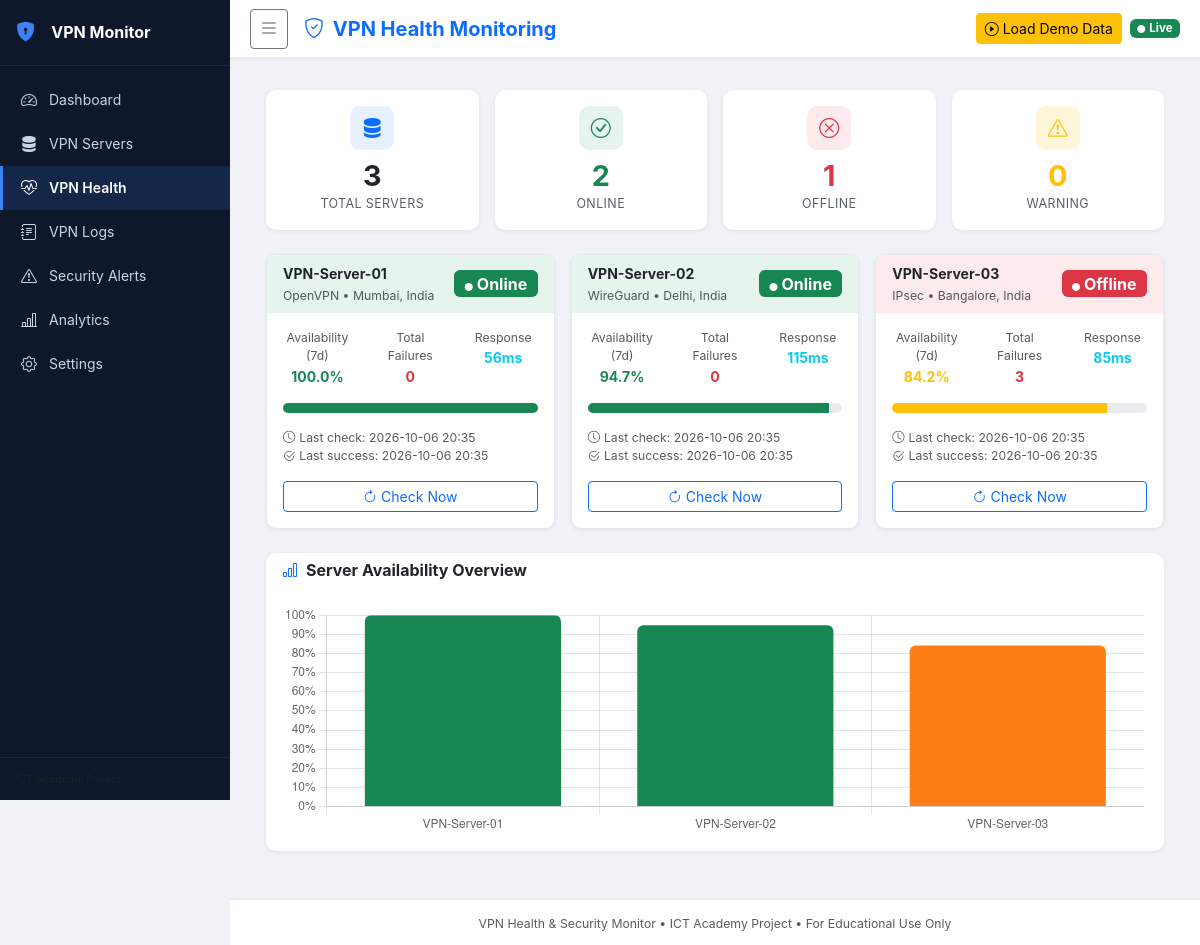
Screenshot of /health with the database file from the repository.
### tables this page shows
CREATE TABLE vpn_servers (
            id          INTEGER PRIMARY KEY AUTOINCREMENT,
            name        TEXT NOT NULL,
            hostname    TEXT NOT NULL,
            vpn_type    TEXT NOT NULL DEFAULT 'OpenVPN',
            location    TEXT,
            port        INTEGER DEFAULT 1194,
            status      TEXT DEFAULT 'unknown',
            created_at  TEXT DEFAULT (datetime('now')),
            updated_at  TEXT DEFAULT (datetime('now'))
        );

CREATE TABLE health_checks (
            id           INTEGER PRIMARY KEY AUTOINCREMENT,
            server_id    INTEGER NOT NULL,
            server_name  TEXT NOT NULL,
            status       TEXT NOT NULL,
            checked_at   TEXT DEFAULT (datetime('now')),
            response_ms  INTEGER,
            notes        TEXT,
            FOREIGN KEY (server_id) REFERENCES vpn_servers(id)
        );

### routes/servers.py (the view)
@servers_bp.route('/health')
def health():
    health_summary = get_health_summary_all()
    return render_template('health.html', servers=health_summary)

### database/database.py (called while the page is built)
def get_db_connection():
    conn = sqlite3.connect(config.DATABASE_PATH)
    conn.row_factory = sqlite3.Row  # Allows accessing columns by name
    conn.execute("PRAGMA foreign_keys = ON")  # Enable foreign key support
    return conn

### models/vpn_server.py (called while the page is built)
def get_all_servers():
    conn = get_db_connection()
    servers = conn.execute(
        "SELECT * FROM vpn_servers ORDER BY name"
    ).fetchall()
    conn.close()
    return [dict(s) for s in servers]

### services/health_monitor.py (called while the page is built)
def get_server_availability(server_id, days=7):
    conn = get_db_connection()
    row = conn.execute(
        """SELECT
               COUNT(*) as total,
               SUM(CASE WHEN status = 'online' THEN 1 ELSE 0 END) as online_count
           FROM health_checks
           WHERE server_id = ?
           AND checked_at >= datetime('now', ?)""",
        (server_id, f'-{days} days')
    ).fetchone()
    conn.close()
    if row and row['total'] > 0:
        return round((row['online_count'] / row['total']) * 100, 1)
    return 100.0  # No checks = assume 100% if just added

### templates/health.html (shortened to what this page needs)
{% extends "base.html" %}
{% block page_title %}VPN Health Monitoring{% endblock %}
{% block content %}
<div class="container-fluid">
    <div class="row g-3 mb-4">
        <div class="col-md-3">
            <div class="card stat-card border-0">
                <div class="card-body text-center">
                    <div class="stat-icon mx-auto bg-primary-soft text-primary"><i class="bi bi-server"></i></div>
                    <div class="stat-value">{{ servers|length }}</div>
                    <div class="stat-label">Total Servers</div>
                </div>
            </div>
        </div>
        <div class="col-md-3">
            <div class="card stat-card border-0">
                <div class="card-body text-center">
                    <div class="stat-icon mx-auto bg-success-soft text-success"><i class="bi bi-check-circle"></i></div>
                    <div class="stat-value text-success">{{ servers | selectattr('current_status', 'equalto', 'online') | list | length }}</div>
                    <div class="stat-label">Online</div>
                </div>
            </div>
        </div>
        <div class="col-md-3">
            <div class="card stat-card border-0">
                <div class="card-body text-center">
                    <div class="stat-icon mx-auto bg-danger-soft text-danger"><i class="bi bi-x-circle"></i></div>
                    <div class="stat-value text-danger">{{ servers | selectattr('current_status', 'equalto', 'offline') | list | length }}</div>
                    <div class="stat-label">Offline</div>
                </div>
            </div>
        </div>
        <div class="col-md-3">
            <div class="card stat-card border-0">
                <div class="card-body text-center">
                    <div class="stat-icon mx-auto bg-warning-soft text-warning"><i class="bi bi-exclamation-triangle"></i></div>
                    <div class="stat-value text-warning">{{ servers | selectattr('current_status', 'equalto', 'warning') | list | length }}</div>
                    <div class="stat-label">Warning</div>
                </div>
            </div>
        </div>
    </div>
    {% if servers %}
        <div class="row g-3 mb-4">
            {% for s in servers %}
            <div class="col-md-4">
                <div class="card border-0 health-card">
                    <div class="card-header border-0 d-flex justify-content-between align-items-center
                        {% if s.current_status == 'online' %}bg-success-soft
                        {% elif s.current_status == 'offline' %}bg-danger-soft
                        {% elif s.current_status == 'warning' %}bg-warning-soft
                        {% else %}bg-light{% endif %}">
                        <div>
                            <strong>{{ s.name }}</strong>
                            <br><small class="text-muted">{{ s.vpn_type }} &bull; {{ s.location or '—' }}</small>
                        </div>
                        {% if s.current_status == 'online' %}
                            <span class="badge bg-success fs-6"><i class="bi bi-circle-fill me-1" style="font-size:0.5rem"></i>Online</span>
                        {% elif s.current_status == 'offline' %}
                            <span class="badge bg-danger fs-6"><i class="bi bi-circle-fill me-1" style="font-size:0.5rem"></i>Offline</span>
                        {% elif s.current_status == 'warning' %}
                            <span class="badge bg-warning text-dark fs-6">Warning</span>
                        {% else %}
                            <span class="badge bg-secondary">Unknown</span>
                        {% endif %}
                    </div>
                    <div class="card-body">
                        <div class="row text-center mb-3">
                            <div class="col-4">
                                <div class="small text-muted">Availability (7d)</div>
                                <div class="fw-bold
                                    {% if s.availability_7d >= 90 %}text-success
                                    {% elif s.availability_7d >= 70 %}text-warning
                                    {% else %}text-danger{% endif %}">
                                    {{ s.availability_7d }}%
                                </div>
                            </div>
                            <div class="col-4">
                                <div class="small text-muted">Total Failures</div>
                                <div class="fw-bold text-danger">{{ s.total_failures }}</div>
                            </div>
                            <div class="col-4">
                                <div class="small text-muted">Response</div>
                                <div class="fw-bold text-info">
                                    {% if s.response_ms %}{{ s.response_ms }}ms{% else %}—{% endif %}
                                </div>
                            </div>
                        </div>
                        <div class="progress mb-3" style="height:10px">
                            <div class="progress-bar
                                {% if s.availability_7d >= 90 %}bg-success{% elif s.availability_7d >= 70 %}bg-warning{% else %}bg-danger{% endif %}"
                                style="width:{{ s.availability_7d }}%" title="{{ s.availability_7d }}% availability">
                            </div>
                        </div>
                        <div class="small text-muted">
                            <div><i class="bi bi-clock me-1"></i>Last check:
                                {% if s.last_checked %}{{ s.last_checked[:16] }}{% else %}Never{% endif %}
                            </div>
                            <div><i class="bi bi-check2-circle me-1"></i>Last success:
                                {% if s.last_success %}{{ s.last_success[:16] }}{% else %}None{% endif %}
                            </div>
                        </div>
                        <div class="mt-3 d-flex gap-2">
                            <form action="{{ url_for('servers.check_server', server_id=s.id) }}" method="POST" class="flex-grow-1">
                                <button class="btn btn-sm btn-outline-primary w-100">
                                    <i class="bi bi-arrow-clockwise me-1"></i>Check Now
                                </button>
                            </form>
                        </div>
                    </div>
                </div>
            </div>
            {% endfor %}
        </div>
        <div class="card border-0 mb-4">
            <div class="card-header bg-transparent border-0">
                <h6 class="mb-0 fw-bold"><i class="bi bi-bar-chart me-2 text-primary"></i>Server Availability Overview</h6>
            </div>
            <div class="card-body">
                <canvas id="availabilityChart" height="80"></canvas>
            </div>
        </div>
    {% endif %}
</div>
{% endblock %}
{% block scripts %}
{% if servers %}
<script>
const serverNames = {{ servers | map(attribute='name') | list | tojson }};
const availabilities = {{ servers | map(attribute='availability_7d') | list | tojson }};
const bgColors = availabilities.map(v => v >= 90 ? '#198754' : v >= 70 ? '#fd7e14' : '#dc3545');
const ctx = document.getElementById('availabilityChart').getContext('2d');
new Chart(ctx, {
    type: 'bar',
    data: {
        labels: serverNames,
        datasets: [{
            label: 'Availability % (7 days)',
            data: availabilities,
            backgroundColor: bgColors,
            borderRadius: 6,
        }]
    },
    options: {
        responsive: true,
        plugins: { legend: { display: false } },
        scales: {
            y: { beginAtZero: true, max: 100, ticks: { callback: v => v + '%' } }
        }
    }
});
</script>
{% endif %}
{% endblock %}

### static/css/style.css (style rules this page uses)
:root { --sidebar-width: 230px; --topbar-height: 58px; --bg: #f0f2f5; --surface: #ffffff; --border: #e5e7eb; --text: #1f2328; --muted: #57606a; --primary: #0d6efd; --sidebar-bg: #0f172a; --sidebar-text: #cbd5e1; --sidebar-active: #3b82f6; --sidebar-hover: #1e293b; }
*, *::before, *::after { box-sizing: border-box; }
body { font-family: -apple-system, "Segoe UI", system-ui, sans-serif; font-size: 14px; background-color: var(--bg); color: var(--text); margin: 0; overflow-x: hidden; }
.stat-card { background: var(--surface); border-radius: 10px; box-shadow: 0 1px 4px rgba(0,0,0,0.07); transition: box-shadow 0.2s; }
.stat-icon { width: 44px; height: 44px; border-radius: 10px; display: flex; align-items: center; justify-content: center; font-size: 1.25rem; margin-bottom: 12px; }
.stat-value { font-size: 1.8rem; font-weight: 700; line-height: 1; margin-bottom: 4px; }
.stat-label { font-size: 0.78rem; color: var(--muted); text-transform: uppercase; letter-spacing: 0.4px; }
.bg-primary-soft { background: rgba(13,110,253,0.1); }
.bg-success-soft { background: rgba(25,135,84,0.1); }
.bg-danger-soft { background: rgba(220,53,69,0.1); }
.bg-warning-soft { background: rgba(255,193,7,0.15); }
.card { background: var(--surface); border-radius: 10px; box-shadow: 0 1px 4px rgba(0,0,0,0.07); }
.card-header { border-radius: 10px 10px 0 0 !important; }
.health-card { border: 1px solid var(--border) !important; transition: box-shadow 0.2s; }
.badge { font-size: 0.72rem; }

### rows the page displays
vpn_servers: name "VPN-Server-01", vpn_type "OpenVPN", location "Mumbai, India"
health_checks: checked_at "2026-10-06 20:35", checked_at "2026-10-06 20:35"
vpn_servers: name "VPN-Server-02", vpn_type "WireGuard", location "Delhi, India"
health_checks: checked_at "2026-10-06 20:35", checked_at "2026-10-06 20:35"
vpn_servers: name "VPN-Server-03", vpn_type "IPsec", location "Bangalore, India"
health_checks: checked_at "2026-10-06 20:35", checked_at "2026-10-06 20:35"

### other values shown
{{ servers|length }} "3"
{{ s.availability_7d }} "100.0" "94.7" "84.2"
{{ s.total_failures }} "0" "0" "3"
{{ s.response_ms }} "56" "115" "85"
chart data {{ servers | map(attribute='name') | list | tojson }} ["VPN-Server-01", "VPN-Server-02", "VPN-Server-03"]
chart data {{ servers | map(attribute='availability_7d') | list | tojson }} [100.0, 94.7, 84.2]
